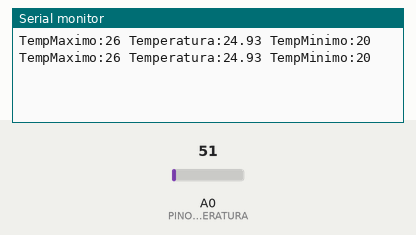
This sketch was run on a simulated Arduino Uno, built with avr-gcc and run on an emulated ATmega328P. Parts: the last lines printed to the serial monitor. Inputs (shaded band) come from the test bench; at power-on: A0 (PINO_SENSOR_TEMPERATURA) = 51.

Above: at 2.8 s.
2.9 s: A0 (PINO_SENSOR_TEMPERATURA) set to 61
At 4.6 s:
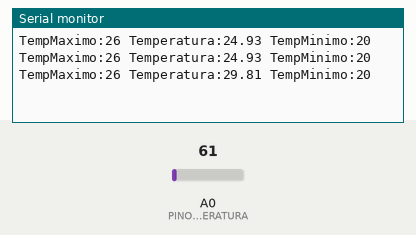
5.6 s: A0 (PINO_SENSOR_TEMPERATURA) set to 71
At 7.3 s:
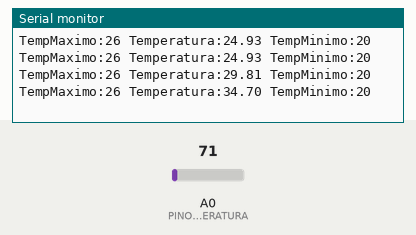
Timing chart, 0 to 8.8 s (numbered marks = the images above; inputs shaded):
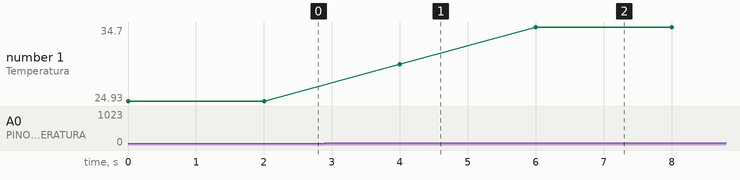

The sketch:

sketch_aug26a.ino
```cpp
// Definições
const int PINO_SENSOR_TEMPERATURA = A0;  // Seleciona o pino que será utilizado para receber a temperatura
float temperaturaCelsius;                // Define a temperatura como floar

// Preparação
void setup() {
  Serial.begin(9600);  // Inicia a comunicação entre o Arduino e o computador
}

// Execução
void loop() {
  int valorLeitura = analogRead(PINO_SENSOR_TEMPERATURA);     // Define a váriavel do valor bruto de leitura, capturado pelo pino A0
  temperaturaCelsius = (valorLeitura * 5.0 / 1023.0) / 0.01;  // Faz o calculo de conversão do valor bruto para a temperatura em Celsius

  // Imprime na output os textos padrões e o valor tratado em Celsius
  Serial.print("TempMaximo:");
  Serial.print(26);
  Serial.print(" ");
  Serial.print("Temperatura:");
  Serial.print(temperaturaCelsius);
  Serial.print(" ");
  Serial.print("TempMinimo:");
  Serial.println(20);

  delay(2000);  // Define um delay de 2 segundos para realizar a próxima leitura
}
```

Measured:
- after the input at 2.9 s, the serial monitor: prints a new line after 1.1 s (image 1)
- after the input at 5.6 s, the serial monitor: prints a new line after 0.40 s (image 2)
- plotted number 1: 24.93 → 29.81 after the input at 2.9 s, 29.81 → 34.7 after the input at 5.6 s
